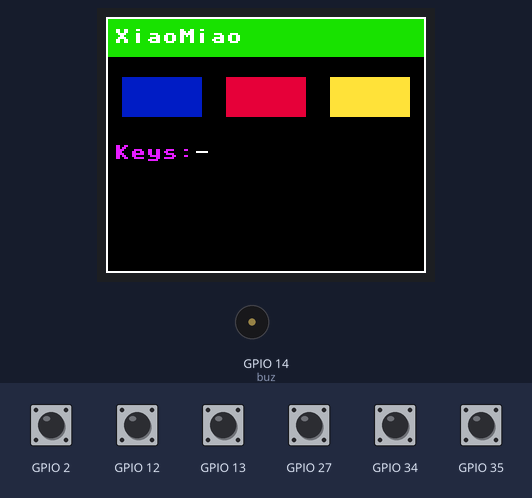
A program run on a simulated ESP32 board running MicroPython. Shown: 160×128 colour display, buzzer (waves = sounding). Inputs (shaded band) come from the test bench; at power-on: GPIO 2, GPIO 12, GPIO 13, GPIO 27, GPIO 34, GPIO 35 HIGH. Library files of the repository ran but are not shown: st7735_buf.py; what the program prints to the serial console is not drawn.

Above: at 1.8 s.
1.9 s: GPIO 2 pulled LOW for 0.15 s
At 2.03 s:
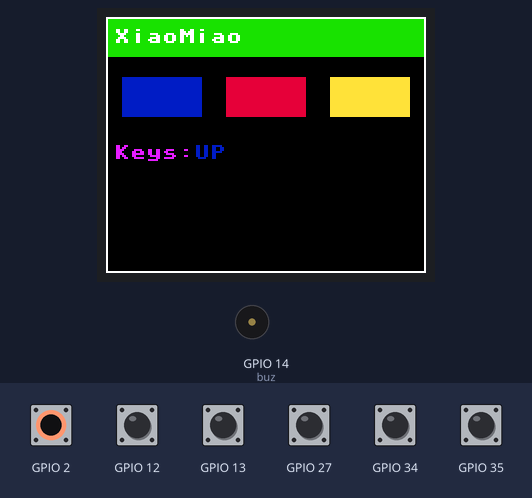
3.5 s: GPIO 12 pulled LOW for 0.15 s
At 3.68 s:
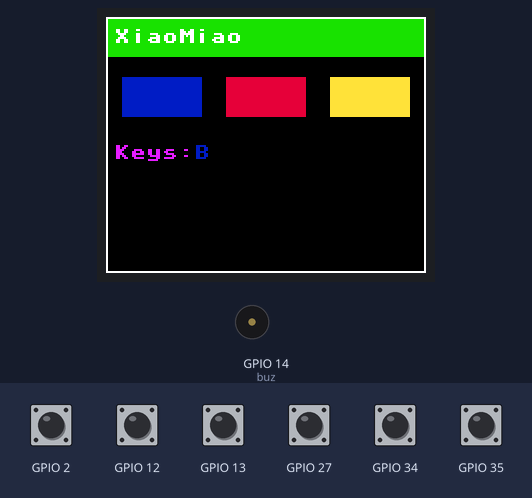
5.2 s: GPIO 13 pulled LOW for 0.15 s
At 5.32 s:
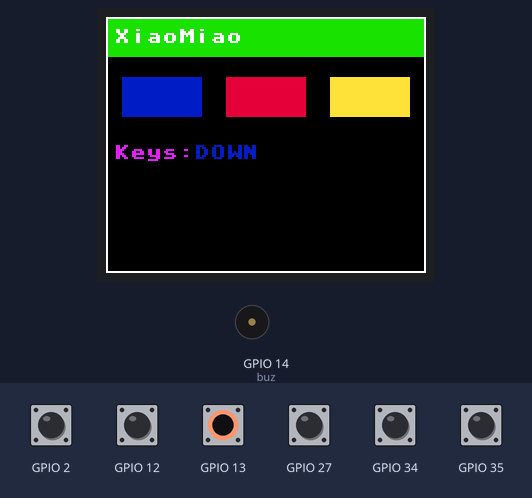
6.8 s: GPIO 27 pulled LOW for 0.15 s
At 6.97 s:
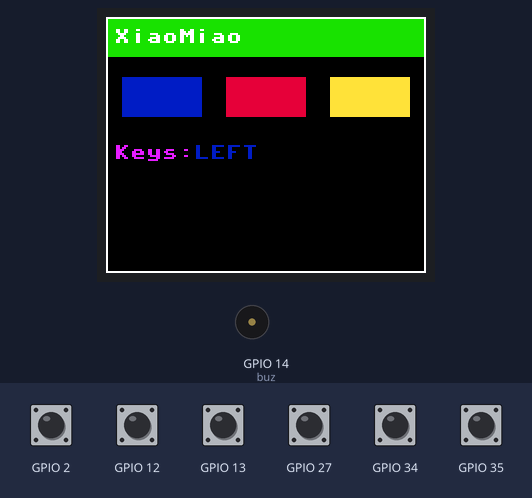
9.9 s: GPIO 34 pulled LOW for 0.15 s
At 10.5 s:
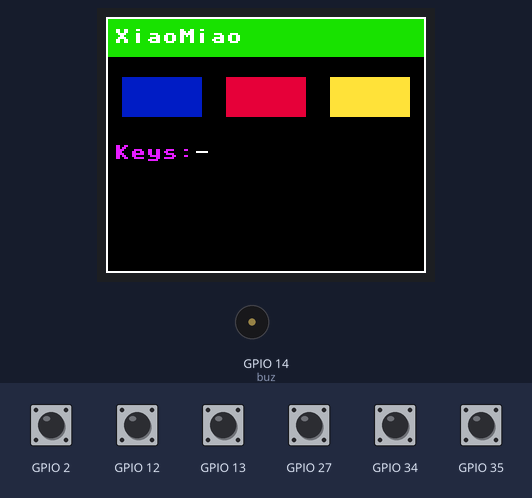
11.6 s: GPIO 35 pulled LOW for 0.15 s
At 11.75 s:
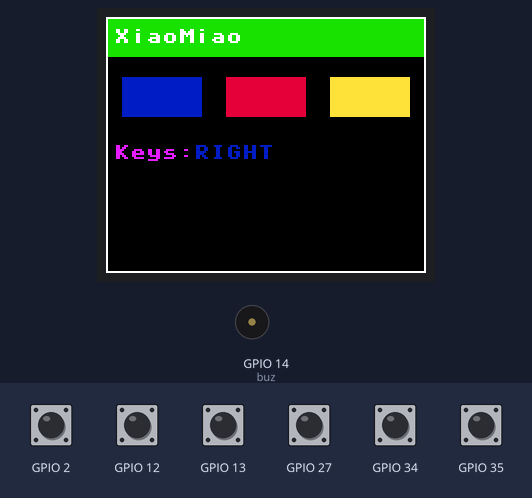
Timing chart, 0 to 14.3 s (numbered marks = the images above; inputs shaded):
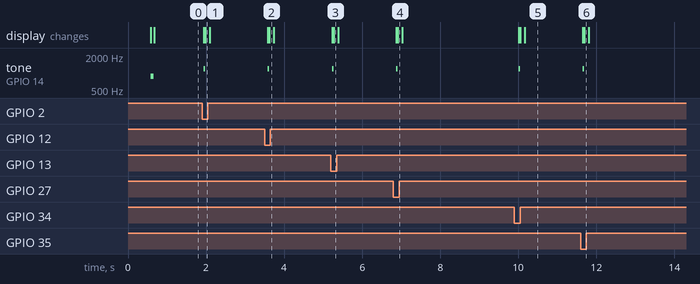

Measured:
- after the input at 1.9 s, tone on GPIO 14 (buz): silent → 1200 Hz at once, → silent 0.04 s later; the display: first changes at once (image 1 shows a later state)
- after the input at 3.5 s, tone on GPIO 14 (buz): silent → 1200 Hz after 0.08 s, → silent 0.04 s later; the display: first changes after 0.08 s (image 2 shows a later state)
- after the input at 5.2 s, tone on GPIO 14 (buz): silent → 1200 Hz at once, → silent 0.04 s later; the display: first changes at once (image 3 shows a later state)
- after the input at 6.8 s, tone on GPIO 14 (buz): silent → 1200 Hz after 0.07 s, → silent 0.04 s later; the display: first changes after 0.07 s (image 4 shows a later state)
- after the input at 9.9 s, tone on GPIO 14 (buz): silent → 1200 Hz after 0.11 s, → silent 0.04 s later; the display: first differs from a run without the input after 0.15 s (image 5 shows a later state)
- after the input at 11.6 s, tone on GPIO 14 (buz): silent → 1200 Hz after 0.05 s, → silent 0.04 s later; the display: first changes after 0.05 s (image 6 shows a later state)

The program:

hello_screen.py
```python
"""点亮屏幕 demo（自包含，不依赖仓库缺失的 lib）。

功能：屏幕显示标题 + 实时按键状态 + 蜂鸣器反馈。

部署：把这些文件传到板子后运行：
    uv run python scripts/flash.py upload lib/st7735_buf.py
    uv run python scripts/flash.py upload apps/hello_screen.py :/main.py
    # 复位即运行；或 mpremote 执行：
    uv run python scripts/flash.py exec "import hello_screen"
"""
import sys
import time

sys.path.append("/lib")

from machine import Pin, SPI, PWM  # noqa: E402
import st7735_buf as st  # noqa: E402

# ---- 屏幕：160x128 横屏（rotate=1 横向）----
spi = SPI(2, baudrate=20000000, polarity=0, phase=0,
          sck=Pin(18), mosi=Pin(23))
disp = st.ST7735(width=160, height=128, spi=spi, cs=5, dc=4, res=19,
                 rotate=1, bl=None, invert=False, rgb=True)

# ---- 颜色 ----
WHITE = st.WHITE
RED = st.RED
GREEN = st.GREEN
BLUE = st.BLUE
YELLOW = st.YELLOW
CYAN = st.CYAN

# ---- 6 键 ----
KEYS = {"UP": 2, "DOWN": 13, "LEFT": 27, "RIGHT": 35, "A": 34, "B": 12}
pins = {name: Pin(gpio, Pin.IN, Pin.PULL_UP) for name, gpio in KEYS.items()}

# ---- 蜂鸣器 ----
def beep(freq=2000, ms=60):
    buz = PWM(Pin(14), freq=freq, duty=512)
    time.sleep_ms(ms)
    buz.deinit()


def draw_frame():
    disp.fill(0)
    # 标题
    disp.fill_rect(0, 0, 160, 20, BLUE)
    disp.text("XiaoMiao", 4, 6, WHITE)
    # 三个色块（验证颜色）
    disp.fill_rect(8, 30, 40, 20, RED)
    disp.fill_rect(60, 30, 40, 20, GREEN)
    disp.fill_rect(112, 30, 40, 20, CYAN)
    # 边框
    disp.rect(0, 0, 160, 128, WHITE)
    disp.show()


def main():
    print("hello_screen start")
    beep(880, 80)
    last_any = False
    while True:
        draw_frame()
        # 按键状态行
        pressed = [n for n in KEYS if pins[n].value() == 0]
        y = 64
        disp.text("Keys:", 4, y, YELLOW)
        if pressed:
            disp.text(",".join(pressed), 44, y, RED)
            if not last_any:
                beep(1200, 40)  # 新按下时响一下
            last_any = True
        else:
            disp.text("-", 44, y, WHITE)
            last_any = False
        disp.show()
        time.sleep_ms(80)


if __name__ == "__main__":
    main()
```
